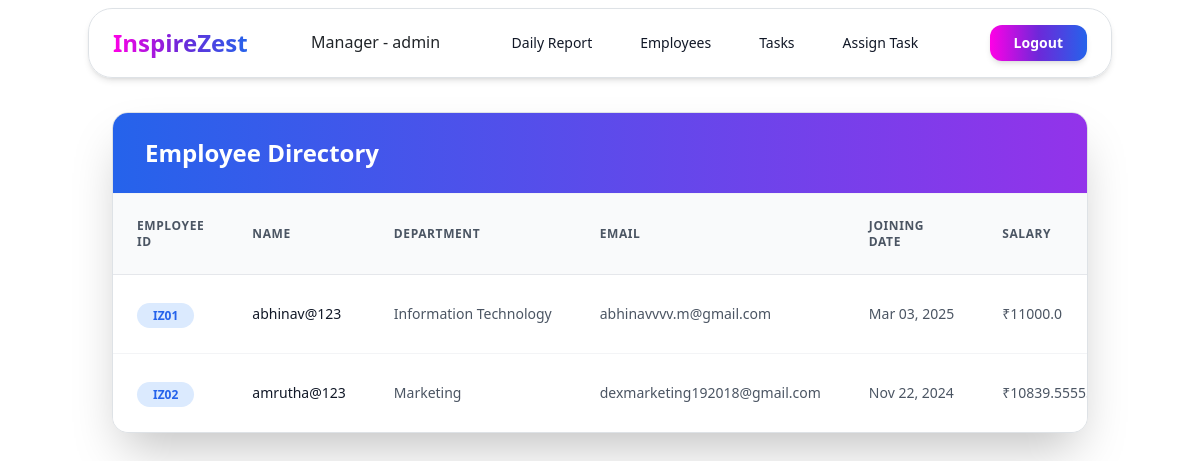
The page /manager/employee/list/ (signed in) on the database as committed earlier.
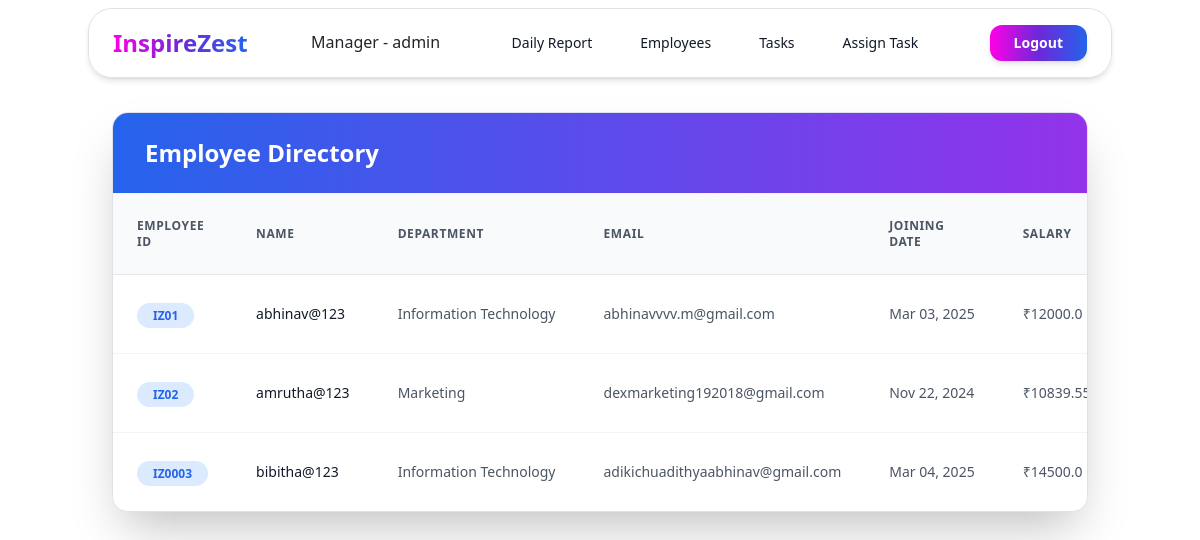
The same page on the database as committed later.
### app/models.py (models this page shows, shortened)
class CustomUser(AbstractUser):
    DEPARTMENT_CHOICES = [
        ('HR', 'Human Resources'),
        ('IT', 'Information Technology'),
        ('FIN', 'Finance'),
        ('MKT', 'Marketing'),
        ('OPS', 'Operations'),
    ]
    is_verified = models.BooleanField(default=False)
    otp = models.CharField(max_length=10, null=True, blank=True)
    email = models.EmailField(unique=True)
    employee_id = models.CharField(max_length=10, unique=True, null=True)
    department = models.CharField(max_length=3, choices=DEPARTMENT_CHOICES, null=True, blank=True)
    joining_date = models.DateField(null=True, blank=True)
    def __str__(self):
        if self.is_superuser:
            return f"Manager - {self.username}"
        return f"{self.employee_id} - {self.username}"

class SalaryCalendar(models.Model):
    employee = models.ForeignKey(CustomUser, on_delete=models.CASCADE)
    leave_days = models.DateField(default=timezone.now)
    salary = models.FloatField()
    pf_percentage = models.DecimalField(
        max_digits=5,
        decimal_places=2,
        null=True,
        blank=True,
    )
    esi_percentage = models.DecimalField(
        max_digits=5,
        decimal_places=2,
        null=True,
        blank=True,
    )
    created_at = models.DateTimeField(auto_now_add=True,null=True,blank=True)

### app/views.py (the view)
# urls.py: path('manager/employee/list/', views.Manager_list_all_employees, name='manager-employee-list'),
def Manager_list_all_employees(request):
    if not request.user.is_superuser:
        return redirect('employee-dashboard')
    employees = CustomUser.objects.filter(is_superuser=False)
    for employee in employees:
        employee.current_salary = SalaryCalendar.objects.filter(employee=employee).last()
    return render(request, 'Manager_list_all_employees.html', {'employees': employees})

### app/templates/Manager_list_all_employees.html (shortened to what this page needs)
{% extends "admin_base.html" %}
{% load widget_tweaks %}
{% block main_block %}
<div class="container mx-auto px-4 mt-28">
    <div class="bg-white shadow-2xl rounded-2xl overflow-hidden border border-gray-100">
        <div class="px-8 py-6 border-b border-gray-100 bg-gradient-to-r from-blue-600 to-purple-600">
            <h2 class="text-2xl font-bold text-white">Employee Directory</h2>
        </div>
        <div class="overflow-x-auto">
            <table class="min-w-full divide-y divide-gray-200">
                <thead class="bg-gray-50">
                    <tr>
                        <th class="px-6 py-4 text-left text-xs font-semibold text-gray-600 uppercase tracking-wider">Employee ID</th>
                        <th class="px-6 py-4 text-left text-xs font-semibold text-gray-600 uppercase tracking-wider">Name</th>
                        <th class="px-6 py-4 text-left text-xs font-semibold text-gray-600 uppercase tracking-wider">Department</th>
                        <th class="px-6 py-4 text-left text-xs font-semibold text-gray-600 uppercase tracking-wider">Email</th>
                        <th class="px-6 py-4 text-left text-xs font-semibold text-gray-600 uppercase tracking-wider">Joining Date</th>
                        <th class="px-6 py-4 text-left text-xs font-semibold text-gray-600 uppercase tracking-wider">Salary</th>
                    </tr>
                </thead>
                <tbody class="bg-white divide-y divide-gray-100">
                    {% for employee in employees %}
                    <tr class="hover:bg-gray-50 transition-colors duration-200">
                        <td class="px-6 py-4 whitespace-nowrap">
                            <span class="px-3 py-1 text-xs font-semibold text-blue-600 bg-blue-100 rounded-full">
                                {{ employee.employee_id }}
                            </span>
                        </td>
                        <td class="px-6 py-4 whitespace-nowrap text-sm font-medium text-gray-900">
                            {{ employee.username }}
                        </td>
                        <td class="px-6 py-4 whitespace-nowrap text-sm text-gray-600">
                            {{ employee.get_department_display }}
                        </td>
                        <td class="px-6 py-4 whitespace-nowrap text-sm text-gray-600">
                            {{ employee.email }}
                        </td>
                        <td class="px-6 py-4 whitespace-nowrap text-sm text-gray-600">
                            {{ employee.joining_date|date:"M d, Y" }}
                        </td>
                        <td class="px-6 py-4 whitespace-nowrap text-sm text-gray-600">
                            {% if employee.current_salary %}
                                ₹{{ employee.current_salary.salary }}
                            {% else %}
                                <span class="text-gray-400">Not set</span>
                            {% endif %}
                        </td>
                    </tr>
                    {% endfor %}
                </tbody>
            </table>
        </div>
    </div>
</div>
{% endblock %}

Rows that differ between the two databases and show on the page:
changed CustomUser "abhinav@123": current_salary.salary "11000.0" → "12000.0"
added CustomUser: employee_id "IZ0003", username "bibitha@123", department "Information Technology", email "adikichuadithyaabhinav@gmail.com", joining_date "Mar 04, 2025", current_salary.salary "14500.0"
